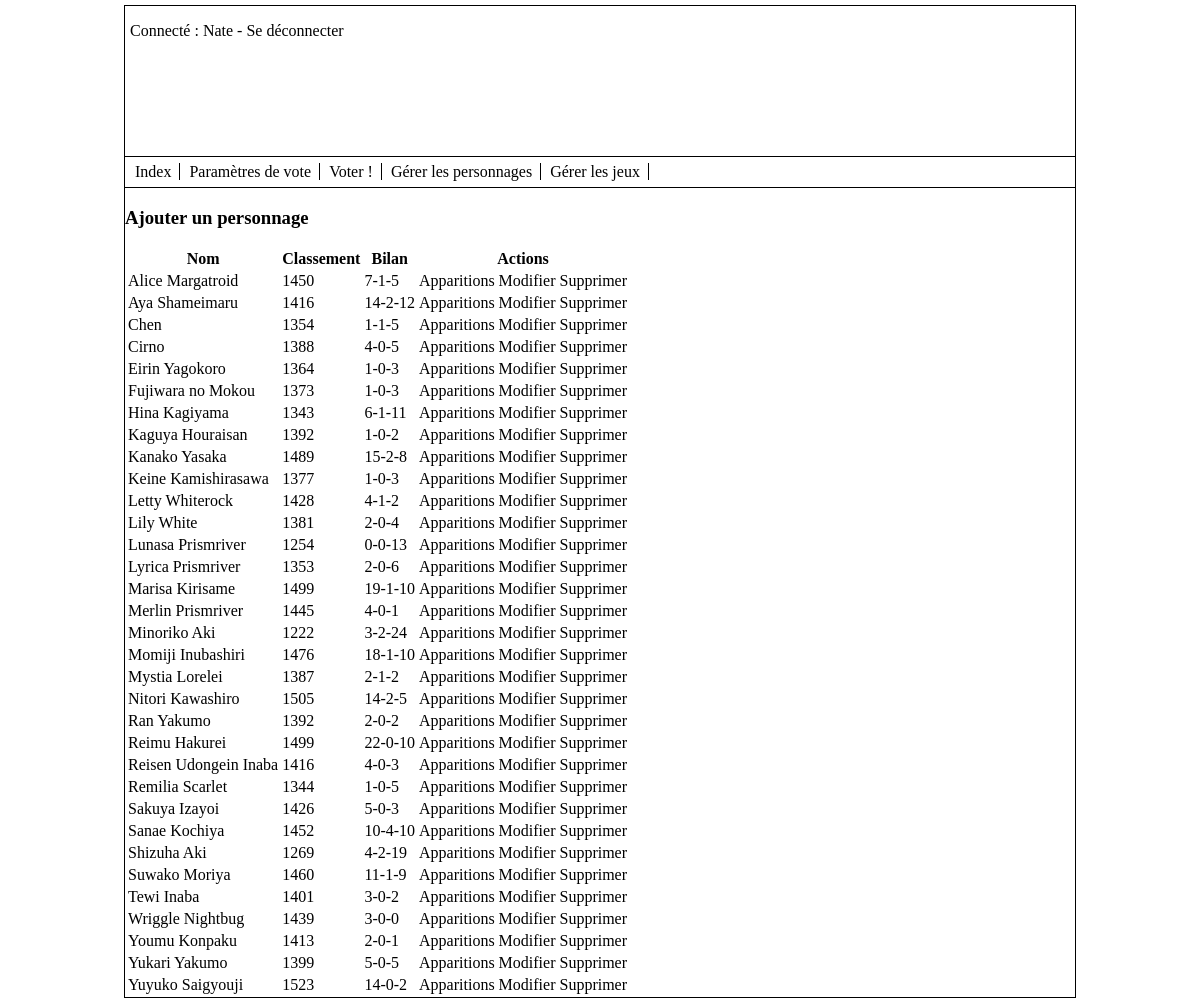
/list-characters.admin.php (signed in), run on the app's committed database.
### tables this page shows
CREATE TABLE IF NOT EXISTS `users` (
  `id` int(11) NOT NULL AUTO_INCREMENT,
  `name` text NOT NULL,
  `password` text NOT NULL,
  `user_hash` text NOT NULL,
  PRIMARY KEY (`id`)
);

CREATE TABLE IF NOT EXISTS `characters` (
  `id` int(4) NOT NULL AUTO_INCREMENT,
  `name` varchar(30) NOT NULL,
  `elo` int(4) NOT NULL,
  `veteran` int(1) NOT NULL,
  `image` text NOT NULL,
  `wins` int(11) NOT NULL,
  `draws` int(11) NOT NULL,
  `losses` int(11) NOT NULL,
  PRIMARY KEY (`id`)
);

### lib/Page.class.php (called while the page is built, shortened)
<?php
class Page
{
	public static function parse($referer)
	{
		include 'templates/layout/header.php';
		include 'templates/'.$referer;
		include 'templates/layout/footer.php';
	}
}
?>

### list-characters.admin.php (called while the page is built, shortened)
<?php
require_once('lib/init.php');
$co = new CharactersOperator();
$characters = $co->fetch_all(true);
Page::parse('list-characters.admin.tpl.php');
?>

### lib/User.class.php (called while the page is built, shortened)
<?php
class User extends AppModel
{
	private $name;
	public function set_name($value)
	{
		$this->name = $value;
	}
	public function name() { return $this->name; }
}
?>

### lib/AppOperator.class.php (called while the page is built, shortened)
<?php
abstract class AppOperator
{
	public function __construct()
	{
		$this->pdo = PDO2::connect();
	}
}
?>

### lib/PDO2.class.php (called while the page is built)
<?php
class PDO2
{
	public static function connect()
	{
		$user    = 'root';
		$pass    = '';
		$host    = 'localhost';
		$db_name = 'lyrica';
		$pdo = new PDO('mysql:host='.$host.';dbname='.$db_name, $user, $pass);
		$pdo->setAttribute(PDO::ATTR_ERRMODE, PDO::ERRMODE_EXCEPTION);
		$pdo->setAttribute(PDO::ATTR_PERSISTENT, TRUE);
		$pdo->query('SET NAMES UTF8');
		return $pdo;
	}
}
?>

### lib/init.php (called while the page is built, shortened)
<?php
$uo = new UsersOperator();
if(isset($_SESSION['id']))
{
	$GLOBALS['user'] = $uo->fetch_single($_SESSION['id']);
}
else
{
	define('LOGGED', false);
}
?>

### lib/UsersOperator.class.php (called while the page is built, shortened)
<?php
class UsersOperator extends AppOperator
{
	public function fetch_single($id)
	{
		$query = "SELECT * FROM users WHERE id = ?";
		$pst = $this->pdo->prepare($query);
		$pst->bindValue(1, $id, PDO::PARAM_INT);
		$pst->execute();
		return new User($pst->fetch(PDO::FETCH_ASSOC));
	}
}
?>

### lib/Character.class.php (called while the page is built, shortened)
<?php
class Character extends AppModel
{
	private $name;
	private $elo;
	private $wins;
	private $draws;
	private $losses;
	public function set_name($value)
	{
		if(empty($value) or !is_string($value))
		{
			throw new Exception(self::NAME_MISSING);
		}
		else
		{
			$this->name = $value;
		}
	}
	public function set_elo($value)
	{
		$this->elo = $value;
	}
	public function set_wins($value)
	{
		$this->wins = $value;
	}
	public function set_draws($value)
	{
		$this->draws = $value;
	}
	public function set_losses($value)
	{
		$this->losses = $value;
	}
	public function id() { return $this->id; }
	public function name() { return $this->name; }
	public function elo() { return $this->elo; }
	public function record()
	{
		return $this->wins.'-'.$this->draws.'-'.$this->losses;
	}
}
?>

### lib/CharactersOperator.class.php (called while the page is built, shortened)
<?php
class CharactersOperator extends AppOperator
{
	public function fetch_all($admin = false)
	{
		$characters = array();
		$query = "SELECT * FROM characters ORDER BY ";
		$query .= ($admin ? "name ASC" : "elo DESC");
		$pst = $this->pdo->query($query);
		while($sql = $pst->fetch(PDO::FETCH_ASSOC))
		{
			$characters[] = new Character($sql);
		}
		return $characters;
	}
}
?>

### lib/AppModel.class.php (called while the page is built, shortened)
<?php
abstract class AppModel
{
	public function set_id($value)
	{
		$this->id = $value;
	}
}
?>

### templates/list-characters.admin.tpl.php (the view, shortened to what this page needs)
<section>
<h3><a href="edit-character.admin.php">Ajouter un personnage</a></h3>
<table>
<thead>
<tr>
	<th>Nom</th>
	<th>Classement</th>
	<th>Bilan</th>
	<th colspan="3">Actions</th>
</tr>
</thead>
<tbody>
<?php foreach($GLOBALS['characters'] as $c) {  ?>
<tr>
	<td><?php echo $c->name(); ?></td>
	<td><?php echo $c->elo(); ?></td>
	<td><?php echo $c->record(); ?></td>
	<td><a href="list-appearances.admin.php?id=<?php echo $c->id(); ?>">
		Apparitions</a></td>
	<td><a href="edit-character.admin.php?id=<?php echo $c->id(); ?>">
		Modifier</a></td>
	<td><a href="exec/delete-character.php?id=<?php echo $c->id(); ?>">
		Supprimer</a></td>
</tr>
<?php }  ?>
</tbody>
</table>
</section>

### templates/layout/header.php (shortened to what this page needs)
<!DOCTYPE html>
<html>
<head>
  <link rel="stylesheet" href="templates/design/default.css" />
</head>
<body>
<div id="all">
<header>
<?php if(LOGGED) {  ?>
  <p>Connecté : <?php echo $GLOBALS['user']->name(); ?> - <a href="exec/sign-off.admin.php">Se déconnecter</a></p>
<?php } else { ?>
  <p><a href="auth.php">Se connecter</a></p>
<?php } ?>
</header>
<nav>
<ul id="menu">
  <li><a href="index.php">Index</a></li>
  <li><a href="voting-options.php">Paramètres de vote</a></li>
  <li><a href="vote.php">Voter !</a></li>
<?php if(LOGGED) { ?>
  <li><a href="list-characters.admin.php">Gérer les personnages</a></li>
  <li><a href="list-games.admin.php">Gérer les jeux</a></li>
<?php } ?>
</ul>
</nav>

### templates/design/default.css (style rules this page uses)
a { text-decoration: none; color: inherit; }
#all { width: 950px; margin: auto; border-left: 1px solid black; border-right: 1px solid black; padding: 0 0 0 0; }
body { margin: 0 0 0 0; padding: 0 0 0 0; }
header { height: 150px; margin-top: 5px; margin-bottom: 0px; margin-left: 0px; margin-right: 0px; padding: 0 0 0 5px; border: 1px solid black; border-left: 0px; border-right: 0px; }
nav { height: 30px; border-bottom: 1px solid black; padding: 0 0 0 5px; }
ul#menu { list-style-type: none; margin: 0 0 0 0; padding: 0 0 0 0; }
ul#menu li { display: inline-block; line-height: 30px; border-right: 1px solid black; padding: 0 8px 0 5px; }
ul#menu li { display: inline; line-height: 30px; }

### data on the page
users: name "Nate"
characters: name "Alice Margatroid", elo "1450", $c->record() "7-1-5"
characters: name "Aya Shameimaru", elo "1416", $c->record() "14-2-12"
characters: name "Chen", elo "1354", $c->record() "1-1-5"
characters: name "Cirno", elo "1388", $c->record() "4-0-5"
characters: name "Eirin Yagokoro", elo "1364", $c->record() "1-0-3"
characters: name "Fujiwara no Mokou", elo "1373", $c->record() "1-0-3"
characters: name "Hina Kagiyama", elo "1343", $c->record() "6-1-11"
characters: name "Kaguya Houraisan", elo "1392", $c->record() "1-0-2"
characters: name "Kanako Yasaka", elo "1489", $c->record() "15-2-8"
characters: name "Keine Kamishirasawa", elo "1377", $c->record() "1-0-3"
characters: name "Letty Whiterock", elo "1428", $c->record() "4-1-2"
characters: name "Lily White", elo "1381", $c->record() "2-0-4"
characters: name "Lunasa Prismriver", elo "1254", $c->record() "0-0-13"
characters: name "Lyrica Prismriver", elo "1353", $c->record() "2-0-6"
characters: name "Marisa Kirisame", elo "1499", $c->record() "19-1-10"
characters: name "Merlin Prismriver", elo "1445", $c->record() "4-0-1"
characters: name "Minoriko Aki", elo "1222", $c->record() "3-2-24"
characters: name "Momiji Inubashiri", elo "1476", $c->record() "18-1-10"
characters: name "Mystia Lorelei", elo "1387", $c->record() "2-1-2"
characters: name "Nitori Kawashiro", elo "1505", $c->record() "14-2-5"
characters: name "Ran Yakumo", elo "1392", $c->record() "2-0-2"
characters: name "Reimu Hakurei", elo "1499", $c->record() "22-0-10"
characters: name "Reisen Udongein Inaba", elo "1416", $c->record() "4-0-3"
characters: name "Remilia Scarlet", elo "1344", $c->record() "1-0-5"
characters: name "Sakuya Izayoi", elo "1426", $c->record() "5-0-3"
characters: name "Sanae Kochiya", elo "1452", $c->record() "10-4-10"
characters: name "Shizuha Aki", elo "1269", $c->record() "4-2-19"
characters: name "Suwako Moriya", elo "1460", $c->record() "11-1-9"
characters: name "Tewi Inaba", elo "1401", $c->record() "3-0-2"
characters: name "Wriggle Nightbug", elo "1439", $c->record() "3-0-0"
characters: name "Youmu Konpaku", elo "1413", $c->record() "2-0-1"
characters: name "Yukari Yakumo", elo "1399", $c->record() "5-0-5"
characters: name "Yuyuko Saigyouji", elo "1523", $c->record() "14-0-2"
